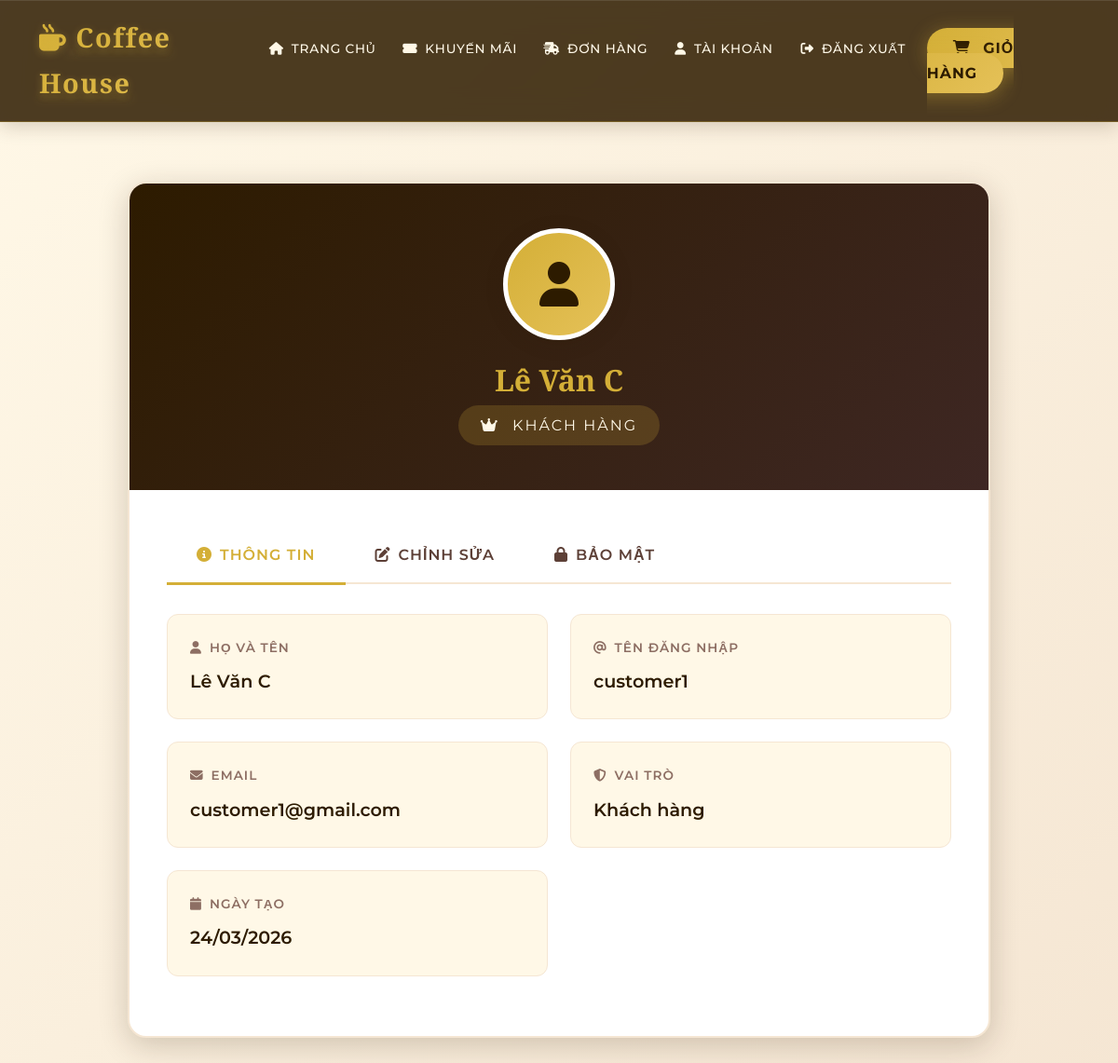
Page /customer/profile.php (signed in) on the committed database.
### tables this page shows
CREATE TABLE users (
    id INT PRIMARY KEY AUTO_INCREMENT,
    username VARCHAR(50) UNIQUE NOT NULL,
    password VARCHAR(255) NOT NULL,
    email VARCHAR(100) UNIQUE,
    full_name VARCHAR(100) NOT NULL,
    phone VARCHAR(20),
    address TEXT,
    avatar VARCHAR(255) DEFAULT NULL,
    role ENUM('admin', 'staff', 'customer') DEFAULT 'customer',
    is_active TINYINT(1) DEFAULT 1,
    created_at TIMESTAMP DEFAULT CURRENT_TIMESTAMP,
    updated_at TIMESTAMP DEFAULT CURRENT_TIMESTAMP ON UPDATE CURRENT_TIMESTAMP,
    reset_token VARCHAR(255) NULL,
    reset_token_expiry DATETIME NULL,
    remember_token VARCHAR(255) NULL,
    token_expiry DATETIME NULL,
    INDEX idx_reset_token (reset_token),
    INDEX idx_email (email),
    INDEX idx_username (username),
    INDEX idx_role (role),
    INDEX idx_is_active (is_active)
);

### customer/profile.php (the view, shortened to what this page needs)
<?php
require_once '../config/init.php';
$user_id = $_SESSION['user_id'];
$stmt = $pdo->prepare("SELECT * FROM users WHERE id = ?");
$stmt->execute([$user_id]);
$user = $stmt->fetch();
?>
<!DOCTYPE html>
<html lang="vi">
<head>
    <link href="https://cdn.jsdelivr.net/npm/bootstrap@5.3.0/dist/css/bootstrap.min.css" rel="stylesheet">
    <link href="https://cdnjs.cloudflare.com/ajax/libs/font-awesome/6.4.0/css/all.min.css" rel="stylesheet">
    <link rel="stylesheet" href="../assets/css/profile.css">
</head>
<body>
    <?php include '../templates/navbar.php'; ?>
    <section class="profile-container">
        <div class="container">
            <div class="row justify-content-center">
                <div class="col-lg-10">
                    <div class="profile-card">
                        <div class="profile-header">
                            <div class="profile-avatar">
                                <?php if (!empty($user['avatar'])): ?>
                                    <img src="../admin/upload/<?php echo htmlspecialchars($user['avatar']); ?>" alt="Avatar">
                                <?php else: ?>
                                    <i class="fas fa-user"></i>
                                <?php endif; ?>
                            </div>
                            <h2 class="profile-name"><?php echo htmlspecialchars($user['full_name']); ?></h2>
                            <span class="profile-role">
                                <i class="fas fa-crown me-2"></i>
                                Khách hàng
                            </span>
                        </div>
                        <div class="profile-body">
                            <ul class="nav nav-tabs nav-tabs-premium" role="tablist">
                                <li class="nav-item">
                                    <a class="nav-link active" data-bs-toggle="tab" href="#info">
                                        <i class="fas fa-info-circle me-2"></i>Thông tin
                                    </a>
                                </li>
                                <li class="nav-item">
                                    <a class="nav-link" data-bs-toggle="tab" href="#edit">
                                        <i class="fas fa-edit me-2"></i>Chỉnh sửa
                                    </a>
                                </li>
                                <li class="nav-item">
                                    <a class="nav-link" data-bs-toggle="tab" href="#security">
                                        <i class="fas fa-lock me-2"></i>Bảo mật
                                    </a>
                                </li>
                            </ul>
                            <div class="tab-content">
                                <div id="info" class="tab-pane fade show active">
                                    <div class="row">
                                        <div class="col-md-6">
                                            <div class="info-item">
                                                <div class="info-label">
                                                    <i class="fas fa-user me-2"></i>Họ và tên
                                                </div>
                                                <div class="info-value">
                                                    <?php echo htmlspecialchars($user['full_name']); ?>
                                                </div>
                                            </div>
                                        </div>
                                        <div class="col-md-6">
                                            <div class="info-item">
                                                <div class="info-label">
                                                    <i class="fas fa-at me-2"></i>Tên đăng nhập
                                                </div>
                                                <div class="info-value">
                                                    <?php echo htmlspecialchars($user['username']); ?>
                                                </div>
                                            </div>
                                        </div>
                                        <div class="col-md-6">
                                            <div class="info-item">
                                                <div class="info-label">
                                                    <i class="fas fa-envelope me-2"></i>Email
                                                </div>
                                                <div class="info-value">
                                                    <?php echo htmlspecialchars($user['email']); ?>
                                                </div>
                                            </div>
                                        </div>
                                        <div class="col-md-6">
                                            <div class="info-item">
                                                <div class="info-label">
                                                    <i class="fas fa-shield-alt me-2"></i>Vai trò
                                                </div>
                                                <div class="info-value">
                                                    Khách hàng
                                                </div>
                                            </div>
                                        </div>
                                        <div class="col-md-6">
                                            <div class="info-item">
                                                <div class="info-label">
                                                    <i class="fas fa-calendar me-2"></i>Ngày tạo
                                                </div>
                                                <div class="info-value">
                                                    <?php echo date('d/m/Y', strtotime($user['created_at'])); ?>
                                                </div>
                                            </div>
                                        </div>
                                    </div>
                                </div>
                            </div>
                        </div>
                    </div>
                </div>
            </div>
        </div>
    </section>
</body>
</html>

### assets/css/profile.css (style rules this page uses)
:root { --coffee-dark: #2D1B00; --coffee-brown: #3E2723; --coffee-medium: #5D4037; --coffee-light: #8D6E63; --cream: #FFF8E7; --cream-dark: #F5E6D3; --gold: #D4AF37; --gold-light: #E5C158; --white: #FFFFFF; --shadow-sm: 0 2px 8px rgba(45, 27, 0, 0.1); --shadow-md: 0 4px 20px rgba(45, 27, 0, 0.15); --shadow-lg: 0 8px 32px rgba(45, 27, 0, 0.2); --transition: all 0.4s cubic-bezier(0.4, 0, 0.2, 1); }
* { margin: 0; padding: 0; box-sizing: border-box; }
body { font-family: 'Montserrat', sans-serif; background: linear-gradient(135deg, var(--cream) 0%, var(--cream-dark) 100%); color: var(--coffee-dark); line-height: 1.7; min-height: 100vh; }
h1, h2, h3, h4, h5 { font-family: 'Cormorant Garamond', serif; font-weight: 600; }
.profile-container { padding: 4rem 0; }
.profile-card { background: var(--white); border-radius: 20px; box-shadow: var(--shadow-lg); overflow: hidden; border: 2px solid var(--cream-dark); }
.profile-header { background: linear-gradient(135deg, var(--coffee-dark) 0%, var(--coffee-brown) 100%); padding: 3rem 2rem; text-align: center; position: relative; }
.profile-avatar { width: 120px; height: 120px; border-radius: 50%; background: linear-gradient(135deg, var(--gold) 0%, var(--gold-light) 100%); display: flex; align-items: center; justify-content: center; margin: 0 auto 1.5rem; font-size: 3rem; color: var(--coffee-dark); border: 5px solid var(--white); box-shadow: var(--shadow-md); }
.profile-name { color: var(--gold); font-size: 2rem; margin-bottom: 0.5rem; font-family: 'Cormorant Garamond', serif; }
.profile-role { color: var(--cream); font-size: 1rem; text-transform: uppercase; letter-spacing: 2px; background: rgba(212, 175, 55, 0.2); padding: 0.5rem 1.5rem; border-radius: 50px; display: inline-block; }
.profile-body { padding: 2.5rem; }
.nav-tabs-premium { border-bottom: 2px solid var(--cream-dark); margin-bottom: 2rem; }
.nav-tabs-premium .nav-link { color: var(--coffee-medium); font-weight: 600; text-transform: uppercase; letter-spacing: 1px; padding: 1rem 2rem; border: none; position: relative; transition: var(--transition); }
.nav-tabs-premium .nav-link::after { content: ''; position: absolute; bottom: -2px; left: 0; width: 0; height: 3px; background: var(--gold); transition: var(--transition); }
.nav-tabs-premium .nav-link.active { color: var(--gold); background: transparent; }
.nav-tabs-premium .nav-link.active::after { width: 100%; }
.info-item { background: var(--cream); padding: 1.5rem; border-radius: 12px; margin-bottom: 1.5rem; border: 1px solid var(--cream-dark); }
.info-label { color: var(--coffee-light); font-size: 0.85rem; text-transform: uppercase; letter-spacing: 1px; margin-bottom: 0.5rem; font-weight: 600; }
.info-value { color: var(--coffee-dark); font-size: 1.2rem; font-weight: 600; }
.profile-avatar { position: relative; overflow: visible; }

### rows in the picture
users: full_name "Lê Văn C", username "customer1", email "customer1@gmail.com", created_at "24/03/2026"
